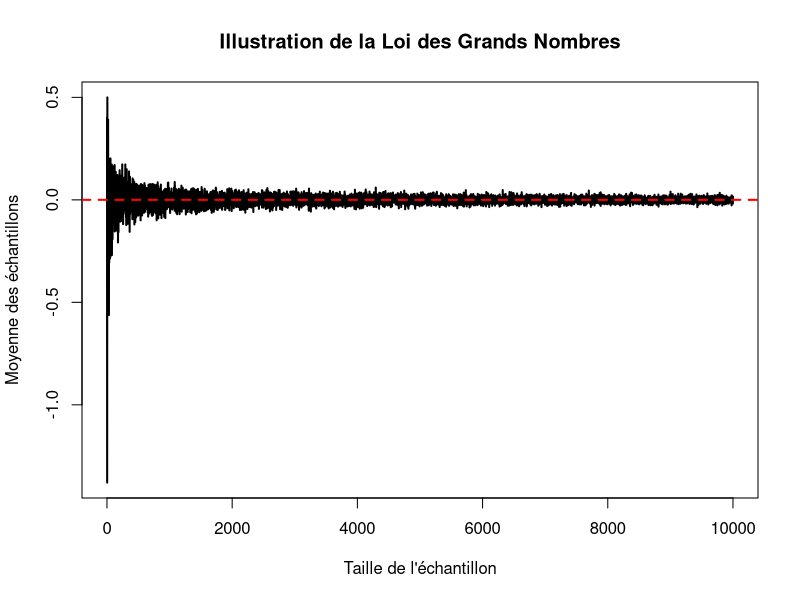

Reproduce this figure in R.
illustrer_LLN <- function(n_max) {
  moyennes <- numeric(n_max)
  for (n in 1:n_max) {
    echantillon <- rnorm(n, mean = 0, sd = 1)
    moyennes[n] <- mean(echantillon)
  }
  plot(1:n_max, moyennes, type = "l", col = "black", lwd = 2, 
       xlab = "Taille de l'échantillon", ylab = "Moyenne des échantillons",
       main = "Illustration de la Loi des Grands Nombres")
  abline(h = 0, col = "red", lty = 2, lwd = 2) 
}

illustrer_LLN(10000)
